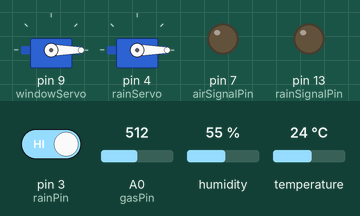
This sketch was run on a simulated Arduino Uno, built with avr-gcc and run on an emulated ATmega328P. Shown: 2 × servo, output pins drawn as LEDs (lit = HIGH). Inputs (shaded band) come from the test bench; at power-on: A0 (gasPin) = 512, pin 3 (rainPin) HIGH, humidity 55 %, temperature 24 °C. What the sketch prints to the serial monitor is not drawn.

Above: at 1.2 s.
1.3 s: A0 (gasPin) set to 640
3.8 s: A0 (gasPin) set to 661
At 6.3 s:
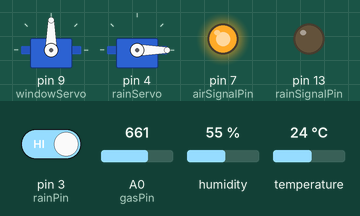
6.6 s: pin 3 (rainPin) driven LOW
At 8.5 s:
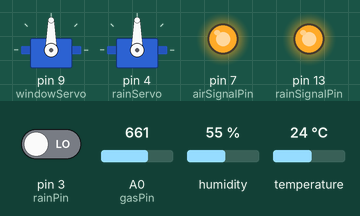
8.8 s: A0 (gasPin) set to 511
14.8 s: A0 (gasPin) set to 482
At 15.8 s:
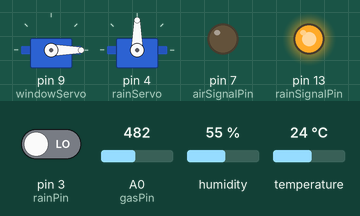
16.4 s: A0 (gasPin) set to 660
At 18.2 s:
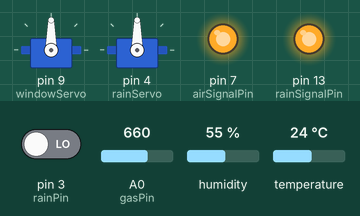
Timing chart, 0 to 19.7 s (numbered marks = the images above; inputs shaded):
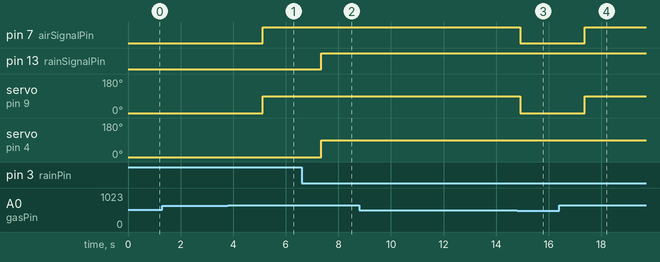

Measured:
- the behaviour switches between 650 and 651 on A0 (gasPin) (found by bisection; images 0 and 1)
- the behaviour switches between 500 and 499 on A0 (gasPin) (found by bisection; images 2 and 3)
- after the input at 1.3 s, every drawn part: stays the same
- after the input at 3.8 s, pin 7 (airSignalPin): LOW → HIGH after 1.3 s; servo on pin 9 (windowServo): 0° → 90° after 1.3 s
- after the input at 6.6 s, pin 13 (rainSignalPin): LOW → HIGH after 0.74 s; servo on pin 4 (rainServo): 0° → 90° after 0.74 s
- after the input at 8.8 s, every drawn part: stays the same
- after the input at 14.8 s, pin 7 (airSignalPin): HIGH → LOW after 0.12 s; servo on pin 9 (windowServo): 90° → 0° after 0.12 s
- after the input at 16.4 s, pin 7 (airSignalPin): LOW → HIGH after 0.97 s; servo on pin 9 (windowServo): 0° → 90° after 0.97 s

The sketch:

combine_Arduino_2_Code.ino
```cpp
// arduino code :

#include <Servo.h>
#include <DHT.h>

#define DHTPIN 2
#define DHTTYPE DHT11

  DHT dht(DHTPIN, DHTTYPE);

// ===== SERVOS =====
Servo windowServo;  // Air system
Servo rainServo;    // Rain system

// ===== PINS =====
int gasPin = A0;
int airSignalPin = 7;  // air signal

int rainPin = 3;
int rainSignalPin = 13;  // rain signal


// ===== STATES =====
int windowState = 0;
bool rainState = false;


// ===== THRESHOLDS =====
int gasOpenThreshold = 650;
int gasCloseThreshold = 500;

// ===== TIMING =====
unsigned long lastBadAirTime = 0;
unsigned long closeDelay = 4000;

void setup() {
  Serial.begin(9600);

  // Pins
  pinMode(gasPin, INPUT);
  pinMode(airSignalPin, OUTPUT);

  pinMode(rainPin, INPUT);
  pinMode(rainSignalPin, OUTPUT);


  dht.begin();

  // Servos
  windowServo.attach(9);
  rainServo.attach(4);

  windowServo.write(0);
  rainServo.write(0);
}

void loop() {

  // ================= 🌧 RAIN SYSTEM =================
  int rain = digitalRead(rainPin);

  if (rain == LOW && !rainState) {

    Serial.println("🌧 Rain Detected");

    rainServo.write(90);
    digitalWrite(rainSignalPin, HIGH);

    rainState = true;
  }

  else if (rain == HIGH && rainState) {

    Serial.println("☀ Rain Stopped");

    rainServo.write(0);
    digitalWrite(rainSignalPin, LOW);

    rainState = false;
  }


  // ================= 🌫 AIR SYSTEM =================

  int gas = 0;
  for (int i = 0; i < 7; i++) {
    gas += analogRead(gasPin);
    delay(30);  // (same as tera original)
  }
  gas = gas / 7;

  float temp = dht.readTemperature();
  float hum = dht.readHumidity();

  if (isnan(temp) || isnan(hum)) {
    Serial.println("ERROR");
    delay(1500);
    return;
  }

  Serial.print("GAS:");
  Serial.print(gas);
  Serial.print(",TEMP:");
  Serial.print(temp);
  Serial.print(",HUM:");
  Serial.println(hum);

  bool badAir = false;

  if (gas > gasOpenThreshold || (temp > 32 && hum > 70)) {
    badAir = true;
    lastBadAirTime = millis();
  }

  // 🚨 OPEN
  if (badAir && windowState == 0) {
    windowServo.write(90);
    digitalWrite(airSignalPin, HIGH);
    windowState = 1;

    Serial.println("STATUS:OPEN");
  }

  // ✅ CLOSE
  if (!badAir && windowState == 1) {
    if (gas < gasCloseThreshold && millis() - lastBadAirTime > closeDelay) {
      windowServo.write(0);
      digitalWrite(airSignalPin, LOW);
      windowState = 0;

      Serial.println("STATUS:CLOSE");
    }
  }

  delay(1000);  // same as tera code
}
```
